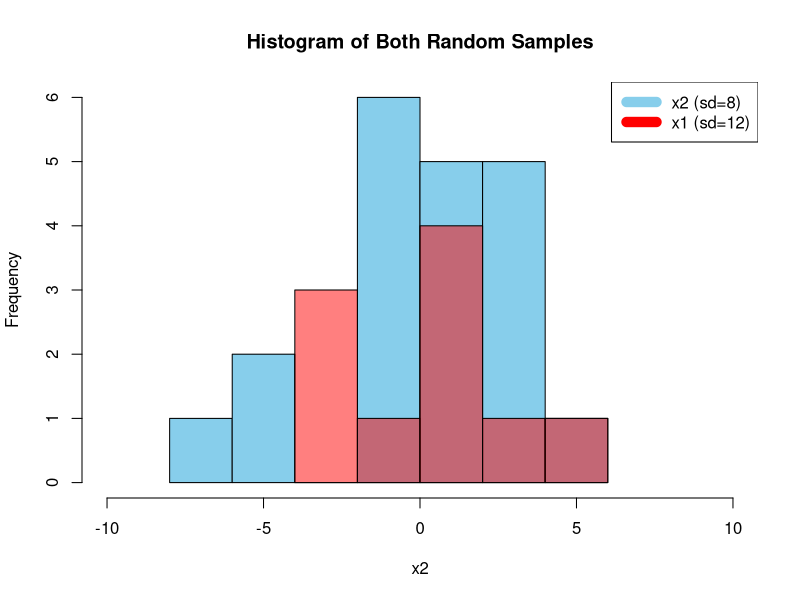
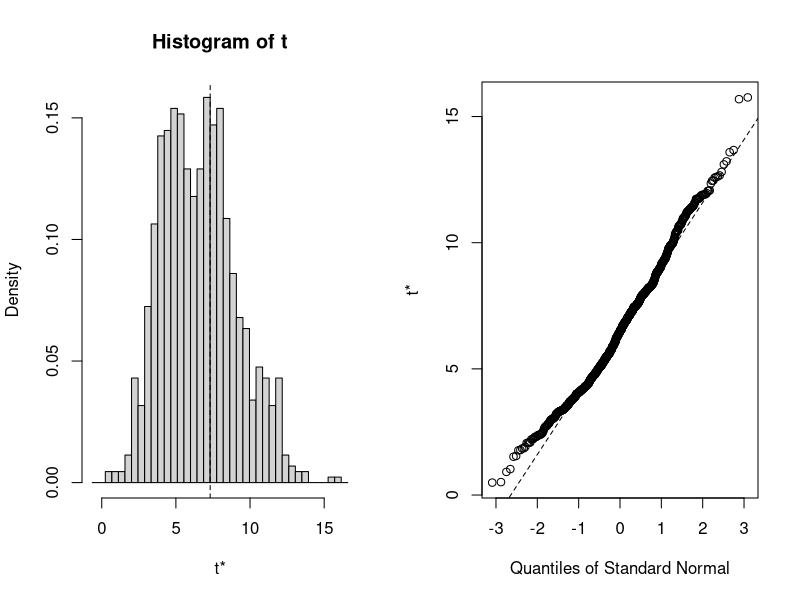
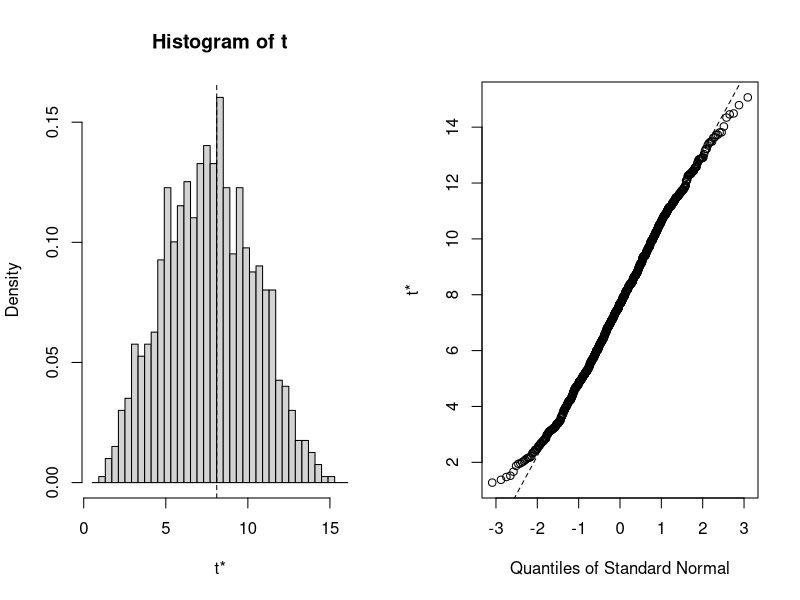
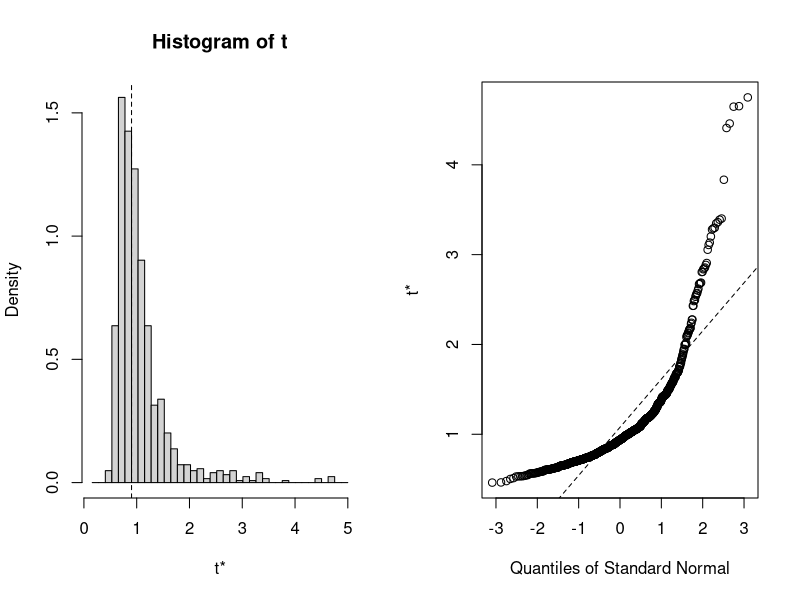
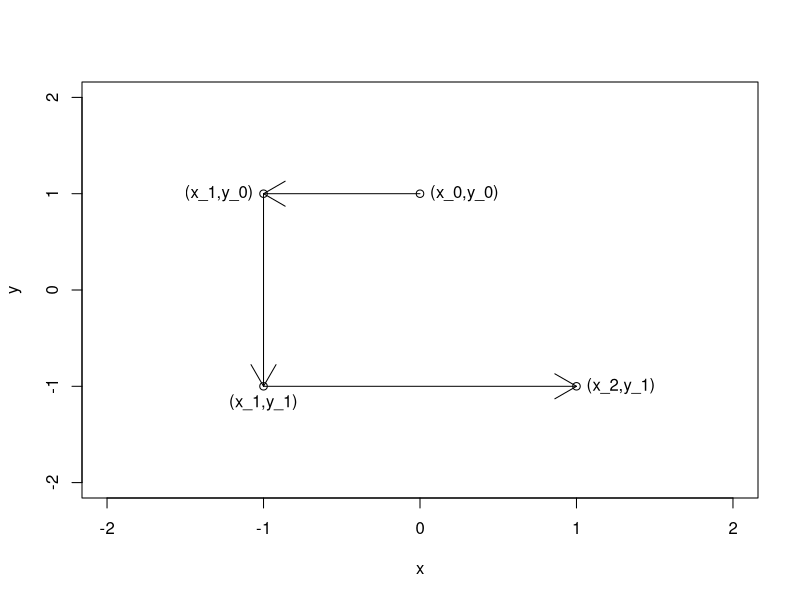

Write R code to recreate these figures, in order.
## ---- chunk 1
knitr::opts_chunk$set(echo = TRUE, tidy=TRUE, tidy.opts=list(width.cutoff=80))
## ---- chunk 2
library(boot)
## ---- chunk 3
set.seed(1)
x1 = rnorm(10, 0, sqrt(12))
x2 = rnorm(20, 0, sqrt(8))
## ---- chunk 4
cat(mean(x1),sd(x1))
cat(mean(x2),sd(x2))
## ---- chunk 5
hist(x2, xlim = c(-10,10), col = "skyblue", main = "Histogram of Both Random Samples")
hist(x1, add = T, col = scales::alpha("red",0.5))
legend("topright", c("x2 (sd=8)", "x1 (sd=12)"), col=c("skyblue", "red"), lwd=10)
## ---- chunk 6
x2 = as.matrix(x2)
x1 = as.matrix(x1)
sdFunction <- function(data, indices) {
  d <- data[indices,]
  return(sd(d)^2)
}
results <- boot(x1, statistic = sdFunction, R = 1000)
results
results1 <- boot(x2, statistic = sdFunction, R = 1000)
results1
## ---- chunk 7
plot(results)
plot(results1)
## ---- chunk 8
v <- results$t0 / results1$t0
v
## ---- chunk 9
x1
x2
## ---- chunk 10
# v.estimate = results$t0 / results1$t0
# v.estimate

v.estimate <- function(data, data1, indices, indices1){
  d2 <- data[indices,] #indices is between 1:20
  d1 <- data1[indices1,] #indices1 is between 1:10
  return((sd(d1)^2)/(sd(d2)^2))
}

results.b <- boot(data = x2 , statistic = v.estimate, R = 1000, data1 = x1)
results.b
## ---- chunk 11
plot(results.b)
## ---- chunk 12
boot.ci(results.b, type = "bca")
## ---- chunk 13
x.s <- c(0,-1,-1,1)
y.s <- c(1,1,-1,-1)
Gibbs.data <- matrix(c(x.s,y.s), ncol = 2)
colnames(Gibbs.data) = c("x","y")

plot(Gibbs.data, xlim=c(-2,2),ylim=c(-2,2))

text(x.s[1],y.s[1], labels="(x_0,y_0)",pos=4)
text(x.s[2],y.s[2], labels="(x_1,y_0)",pos=2)
text(x.s[3],y.s[3], labels="(x_1,y_1)",pos=1)
text(x.s[4],y.s[4], labels="(x_2,y_1)",pos=4)

#abline(v=0)
#abline(h=0)

arrows(x.s[1],y.s[1], x.s[2], y.s[2])
arrows(x.s[2],y.s[2], x.s[3], y.s[3])
arrows(x.s[3], y.s[3], x.s[4], y.s[4])
